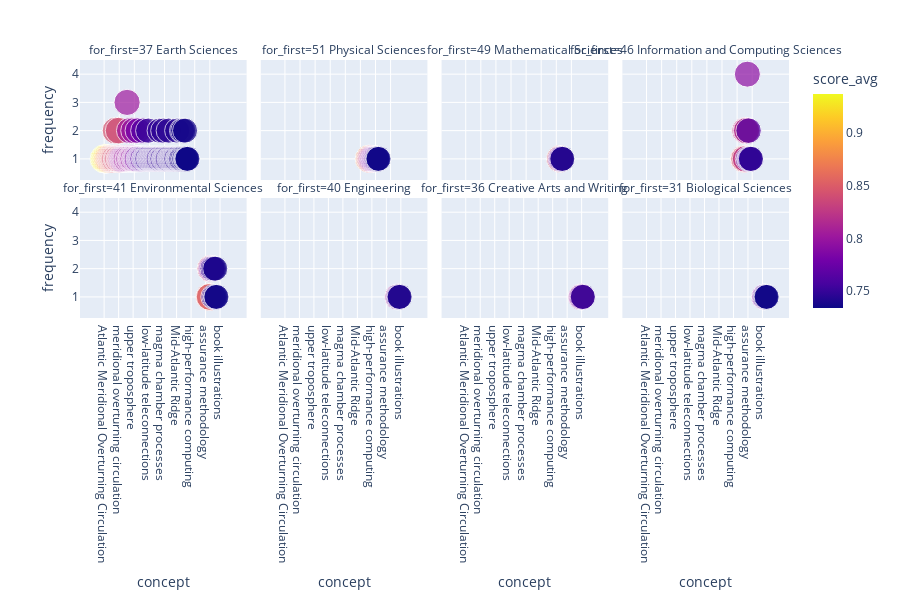

Notebook code cell kept with this figure:
### Markdown cell above
PS if you don't have too many categories, try using the `facet_col` option to see results side-to-side

### Code cell
px.scatter(filtered_concepts,
           x="concept",
           y="frequency",
           facet_col="for_first",
           facet_col_wrap = 4,
           height=600,
           color="score_avg",
           size="score_avg")

### Figure 1 — Plotly figure (JSON) as saved in the notebook; plotly's stock layout.template omitted (floating-point values rounded to 4 significant figures; data arrays with more than 128 entries replaced by an {"elided": "..."} marker saying what was removed)
{"data": [{"hovertemplate": "for_first=37 Earth Sciences<br>concept=%{x}<br>frequency=%{y}<br>score_avg=%{marker.color}<extra></extra>", "legendgroup": "", "marker": {"color": {"elided": "139 float values"}, "coloraxis": "coloraxis", "size": {"elided": "139 float values"}, "sizemode": "area", "sizeref": 0.002342, "symbol": "circle"}, "mode": "markers", "name": "", "orientation": "v", "showlegend": false, "type": "scatter", "x": {"elided": "139 str values"}, "xaxis": "x5", "y": {"elided": "139 int values"}, "yaxis": "y5"}, {"hovertemplate": "for_first=51 Physical Sciences<br>concept=%{x}<br>frequency=%{y}<br>score_avg=%{marker.color}<extra></extra>", "legendgroup": "", "marker": {"color": [0.887, 0.847, 0.846, 0.841, 0.824, 0.812, 0.799, 0.786, 0.784, 0.782, 0.781, 0.781, 0.77, 0.762, 0.747, 0.735, 0.734], "coloraxis": "coloraxis", "size": [0.887, 0.847, 0.846, 0.841, 0.824, 0.812, 0.799, 0.786, 0.784, 0.782, 0.781, 0.781, 0.77, 0.762, 0.747, 0.735, 0.734], "sizemode": "area", "sizeref": 0.002342, "symbol": "circle"}, "mode": "markers", "name": "", "orientation": "v", "showlegend": false, "type": "scatter", "x": ["evolution of galaxies", "stellar surface inhomogeneities", "active galactic nuclei", "supermassive black holes", "host star", "high-performance computing", "black holes", "magnetic field", "galactic nuclei", "galaxy clusters", "stellar surface", "stellar lines", "dynamical history", "software infrastructure", "future high-precision experiments", "matter science", "chemical evolution modelling"], "xaxis": "x6", "y": [1, 1, 1, 1, 1, 1, 1, 1, 1, 1, 1, 1, 1, 1, 1, 1, 1], "yaxis": "y6"}, {"hovertemplate": "for_first=49 Mathematical Sciences<br>concept=%{x}<br>frequency=%{y}<br>score_avg=%{marker.color}<extra></extra>", "legendgroup": "", "marker": {"color": [0.855, 0.787, 0.773, 0.76, 0.735], "coloraxis": "coloraxis", "size": [0.855, 0.787, 0.773, 0.76, 0.735], "sizemode": "area", "sizeref": 0.002342, "symbol": "circle"}, "mode": "markers", "name": "", "orientation": "v", "showlegend": false, "type": "scatter", "x": ["complex reflection groups", "reflection groups", "Orlik–Solomon algebra", "symmetric group", "Coxeter groups"], "xaxis": "x7", "y": [1, 1, 1, 1, 1], "yaxis": "y7"}, {"hovertemplate": "for_first=46 Information and Computing Sciences<br>concept=%{x}<br>frequency=%{y}<br>score_avg=%{marker.color}<extra></extra>", "legendgroup": "", "marker": {"color": [0.855, 0.841, 0.827, 0.822, 0.82, 0.817, 0.7935, 0.766, 0.762, 0.759, 0.759, 0.757, 0.744], "coloraxis": "coloraxis", "size": [0.855, 0.841, 0.827, 0.822, 0.82, 0.817, 0.7935, 0.766, 0.762, 0.759, 0.759, 0.757, 0.744], "sizemode": "area", "sizeref": 0.002342, "symbol": "circle"}, "mode": "markers", "name": "", "orientation": "v", "showlegend": false, "type": "scatter", "x": ["multiparty session types", "cognitive control", "cyber-physical systems", "protocol description language", "high-end computing", "large-scale networking", "information technology research", "assurance methodology", "big data", "distributed system", "assertion language", "description language", "cognitive robotics research"], "xaxis": "x8", "y": [1, 1, 2, 1, 2, 2, 4, 1, 2, 1, 1, 1, 1], "yaxis": "y8"}, {"hovertemplate": "for_first=41 Environmental Sciences<br>concept=%{x}<br>frequency=%{y}<br>score_avg=%{marker.color}<extra></extra>", "legendgroup": "", "marker": {"color": [0.854, 0.854, 0.849, 0.803, 0.794, 0.754, 0.751, 0.749, 0.746, 0.742, 0.737, 0.737, 0.735], "coloraxis": "coloraxis", "size": [0.854, 0.854, 0.849, 0.803, 0.794, 0.754, 0.751, 0.749, 0.746, 0.742, 0.737, 0.737, 0.735], "sizemode": "area", "sizeref": 0.002342, "symbol": "circle"}, "mode": "markers", "name": "", "orientation": "v", "showlegend": false, "type": "scatter", "x": ["ecosystem model", "Western Channel Observatory", "meiofaunal biodiversity", "estuarine ecosystems", "meiofaunal communities", "biodiversity-ecosystem functioning", "faunal species richness", "upper ocean ecosystem", "important estuarine species", "sustainable management strategies", "marine environment", "global environment change", "hydrodynamic-ecosystem model"], "xaxis": "x", "y": [1, 1, 2, 2, 2, 2, 2, 1, 2, 1, 2, 1, 1], "yaxis": "y"}, {"hovertemplate": "for_first=40 Engineering<br>concept=%{x}<br>frequency=%{y}<br>score_avg=%{marker.color}<extra></extra>", "legendgroup": "", "marker": {"color": [0.809, 0.76, 0.747, 0.738], "coloraxis": "coloraxis", "size": [0.809, 0.76, 0.747, 0.738], "sizemode": "area", "sizeref": 0.002342, "symbol": "circle"}, "mode": "markers", "name": "", "orientation": "v", "showlegend": false, "type": "scatter", "x": ["Brillouin optical time domain reflectometer", "differential geometry", "microlocal analysis", "fiber optic technology"], "xaxis": "x2", "y": [1, 1, 1, 1], "yaxis": "y2"}, {"hovertemplate": "for_first=36 Creative Arts and Writing<br>concept=%{x}<br>frequency=%{y}<br>score_avg=%{marker.color}<extra></extra>", "legendgroup": "", "marker": {"color": [0.805, 0.804, 0.78, 0.744], "coloraxis": "coloraxis", "size": [0.805, 0.804, 0.78, 0.744], "sizemode": "area", "sizeref": 0.002342, "symbol": "circle"}, "mode": "markers", "name": "", "orientation": "v", "showlegend": false, "type": "scatter", "x": ["verbal text", "book illustrations", "nineteenth century", "long nineteenth century"], "xaxis": "x3", "y": [1, 1, 1, 1], "yaxis": "y3"}, {"hovertemplate": "for_first=31 Biological Sciences<br>concept=%{x}<br>frequency=%{y}<br>score_avg=%{marker.color}<extra></extra>", "legendgroup": "", "marker": {"color": [0.791, 0.781, 0.746, 0.735, 0.734], "coloraxis": "coloraxis", "size": [0.791, 0.781, 0.746, 0.735, 0.734], "sizemode": "area", "sizeref": 0.002342, "symbol": "circle"}, "mode": "markers", "name": "", "orientation": "v", "showlegend": false, "type": "scatter", "x": ["gene models", "wild populations", "natural populations", "larger taxa", "genome sequence"], "xaxis": "x4", "y": [1, 1, 1, 1, 1], "yaxis": "y4"}], "layout": {"annotations": [{"font": {}, "showarrow": false, "text": "for_first=41 Environmental Sciences", "x": 0.1175, "xanchor": "center", "xref": "paper", "y": 0.465, "yanchor": "bottom", "yref": "paper"}, {"font": {}, "showarrow": false, "text": "for_first=40 Engineering", "x": 0.3725, "xanchor": "center", "xref": "paper", "y": 0.465, "yanchor": "bottom", "yref": "paper"}, {"font": {}, "showarrow": false, "text": "for_first=36 Creative Arts and Writing", "x": 0.6275, "xanchor": "center", "xref": "paper", "y": 0.465, "yanchor": "bottom", "yref": "paper"}, {"font": {}, "showarrow": false, "text": "for_first=31 Biological Sciences", "x": 0.8825, "xanchor": "center", "xref": "paper", "y": 0.465, "yanchor": "bottom", "yref": "paper"}, {"font": {}, "showarrow": false, "text": "for_first=37 Earth Sciences", "x": 0.1175, "xanchor": "center", "xref": "paper", "y": 1.0, "yanchor": "bottom", "yref": "paper"}, {"font": {}, "showarrow": false, "text": "for_first=51 Physical Sciences", "x": 0.3725, "xanchor": "center", "xref": "paper", "y": 1.0, "yanchor": "bottom", "yref": "paper"}, {"font": {}, "showarrow": false, "text": "for_first=49 Mathematical Sciences", "x": 0.6275, "xanchor": "center", "xref": "paper", "y": 1.0, "yanchor": "bottom", "yref": "paper"}, {"font": {}, "showarrow": false, "text": "for_first=46 Information and Computing Sciences", "x": 0.8825, "xanchor": "center", "xref": "paper", "y": 1.0, "yanchor": "bottom", "yref": "paper"}], "coloraxis": {"colorbar": {"title": {"text": "score_avg"}}, "colorscale": [[0, "#0d0887"], [0.1111, "#46039f"], [0.2222, "#7201a8"], [0.3333, "#9c179e"], [0.4444, "#bd3786"], [0.5556, "#d8576b"], [0.6667, "#ed7953"], [0.7778, "#fb9f3a"], [0.8889, "#fdca26"], [1, "#f0f921"]]}, "height": 600, "legend": {"itemsizing": "constant", "tracegroupgap": 0}, "margin": {"t": 60}, "xaxis": {"anchor": "y", "domain": [0, 0.235], "title": {"text": "concept"}}, "xaxis2": {"anchor": "y2", "domain": [0.255, 0.49], "matches": "x", "title": {"text": "concept"}}, "xaxis3": {"anchor": "y3", "domain": [0.51, 0.745], "matches": "x", "title": {"text": "concept"}}, "xaxis4": {"anchor": "y4", "domain": [0.765, 1.0], "matches": "x", "title": {"text": "concept"}}, "xaxis5": {"anchor": "y5", "domain": [0, 0.235], "matches": "x", "showticklabels": false}, "xaxis6": {"anchor": "y6", "domain": [0.255, 0.49], "matches": "x", "showticklabels": false}, "xaxis7": {"anchor": "y7", "domain": [0.51, 0.745], "matches": "x", "showticklabels": false}, "xaxis8": {"anchor": "y8", "domain": [0.765, 1.0], "matches": "x", "showticklabels": false}, "yaxis": {"anchor": "x", "domain": [0, 0.465], "title": {"text": "frequency"}}, "yaxis2": {"anchor": "x2", "domain": [0, 0.465], "matches": "y", "showticklabels": false}, "yaxis3": {"anchor": "x3", "domain": [0, 0.465], "matches": "y", "showticklabels": false}, "yaxis4": {"anchor": "x4", "domain": [0, 0.465], "matches": "y", "showticklabels": false}, "yaxis5": {"anchor": "x5", "domain": [0.535, 1.0], "matches": "y", "title": {"text": "frequency"}}, "yaxis6": {"anchor": "x6", "domain": [0.535, 1.0], "matches": "y", "showticklabels": false}, "yaxis7": {"anchor": "x7", "domain": [0.535, 1.0], "matches": "y", "showticklabels": false}, "yaxis8": {"anchor": "x8", "domain": [0.535, 1.0], "matches": "y", "showticklabels": false}}}
